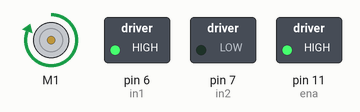
Simulated run of this sketch. Board: Arduino Uno, built with avr-gcc and run on an emulated ATmega328P. Shown: DC motor (green arrow = forward, orange = backward, longer = faster), switched loads named in the sketch (green lamp = pin HIGH).

Above: at 5.0 s.
At 15.0 s:
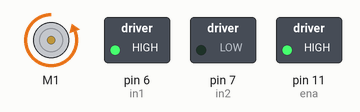
Timing chart, 0 to 23.0 s (numbered marks = the images above):
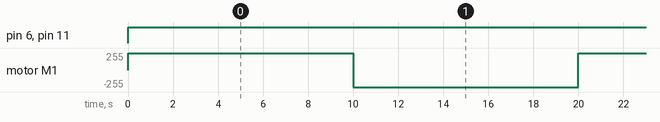

Measured:
- by itself, pin 6 (in1), pin 11 (ena): LOW → HIGH at 0.00 s
- by itself, motor M1: alternates forward 255/255 for 10.0 s and backward 255/255 for 10.0 s

The sketch:

LinearActuatorTest1.ino
```cpp
#include <Adafruit_MotorShield.h>
#include <Wire.h>
#include <Adafruit_MotorShield.h>
#include "utility/Adafruit_MS_PWMServoDriver.h"

Adafruit_MotorShield AFMS = Adafruit_MotorShield();
Adafruit_DCMotor *myMotor = AFMS.getMotor(1);


#define potVal A1
#define linVal A0

int ena = 11;
int in1 = 6;
int in2 = 7;
int pwmOutput = 51;


void setup() {
  Serial.begin(9600);
  pinMode(ena, OUTPUT);
  pinMode(in1, OUTPUT);
  pinMode(in2, OUTPUT);

  AFMS.begin();

  // Set initial rotation direction


}

void loop() {
  digitalWrite(in2, LOW);
  digitalWrite(in1, HIGH);
  digitalWrite(ena, HIGH);

  myMotor->setSpeed(255);
  myMotor->run(FORWARD);
  delay(10000);

  myMotor->run(BACKWARD);
  delay(10000);


  /*
  int potValue = analogRead(potVal);
  int linValue = analogRead(linVal);

  Serial.println("Pot Value = " + potValue);
  Serial.println("Lin Value = " + linValue);

  while (linValue < potValue) {
    analogWrite(ena, pwmOutput);
    digitalWrite(in2, LOW);
    digitalWrite(in1, HIGH);

    potValue = analogRead(potVal);
    linValue = analogRead(linVal);
  }
*/


}
```
